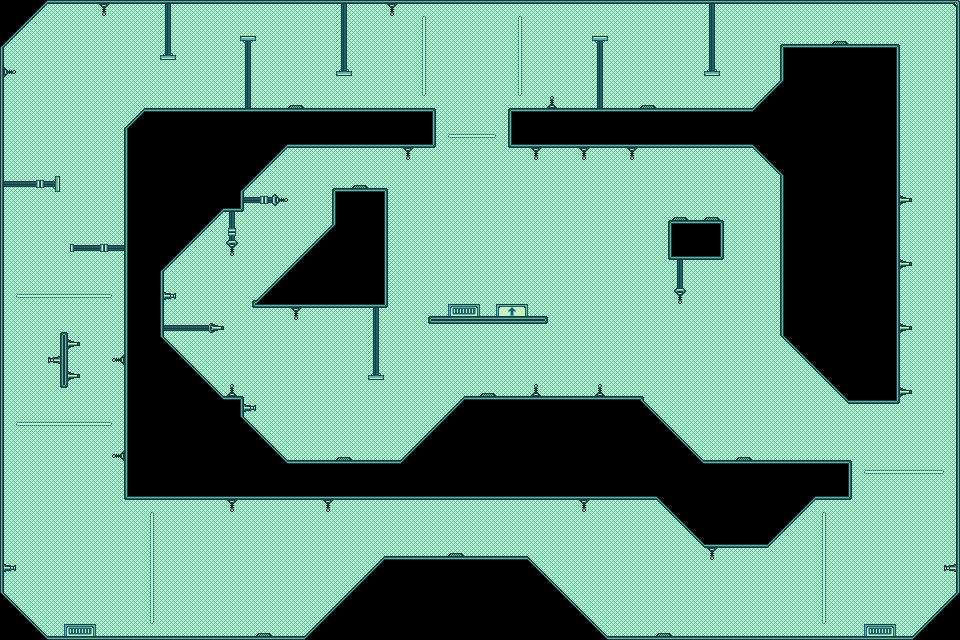

A 2D game scene composited from a Tiled map and its tileset images. What follows is a short description and the map's XML, with each tile layer's data collapsed to a summary:
An orthogonal 60x40 tile map with 16x16 px tiles, 3 tile layers (Background, Entities, Structures), 1 hidden layer not drawn and 8 objects (8x BladeSaw).

<map version="1.2" tiledversion="1.3.4" orientation="orthogonal" renderorder="right-down" width="60" height="40" tilewidth="16" tileheight="16" infinite="0" nextlayerid="7" nextobjectid="9">
 <editorsettings>
  <export target="../../assets/levels/level_8.json" format="json" />
 </editorsettings>
 <properties>
  <property name="start_x" value="29" />
  <property name="start_y" value="19" />
  <property name="text" value="... because that goal will serve to organize ..." />
 </properties>
 <tileset firstgid="1" source="Main_starship1_961.tsx" />
 <layer id="5" name="Background" width="60" height="40">
  <data>[2400 cells, 1810 non-empty, 5 distinct tile ids]</data>
 </layer>
 <objectgroup id="6" name="Objects">
  <object id="1" type="BladeSaw" gid="17" x="512.25" y="32.5" width="16" height="16">
   <properties>
    <property name="direction_x" value="0" />
    <property name="direction_y" value="-1" />
    <property name="max_x" value="32" />
    <property name="max_y" value="5" />
    <property name="min_x" value="32" />
    <property name="min_y" value="1" />
    <property name="start_x" value="32" />
    <property name="start_y" value="1" />
   </properties>
  </object>
  <object id="2" type="BladeSaw" gid="17" x="416.25" y="96" width="16" height="16">
   <properties>
    <property name="direction_x" value="0" />
    <property name="direction_y" value="-1" />
    <property name="max_x" value="26" />
    <property name="max_y" value="5" />
    <property name="min_x" value="26" />
    <property name="min_y" value="1" />
    <property name="start_x" value="26" />
    <property name="start_y" value="1" />
   </properties>
  </object>
  <object id="3" type="BladeSaw" gid="17" x="447.75" y="144.5" width="16" height="16">
   <properties>
    <property name="direction_x" value="1" />
    <property name="direction_y" value="0" />
    <property name="max_x" value="30" />
    <property name="max_y" value="8" />
    <property name="min_x" value="28" />
    <property name="min_y" value="8" />
    <property name="start_x" value="28" />
    <property name="start_y" value="8" />
   </properties>
  </object>
  <object id="4" type="BladeSaw" gid="17" x="95.5" y="304.25" width="16" height="16">
   <properties>
    <property name="direction_x" value="-1" />
    <property name="direction_y" value="0" />
    <property name="max_x" value="6" />
    <property name="max_y" value="18" />
    <property name="min_x" value="1" />
    <property name="min_y" value="18" />
    <property name="start_x" value="6" />
    <property name="start_y" value="18" />
   </properties>
  </object>
  <object id="5" type="BladeSaw" gid="17" x="15.75" y="432.5" width="16" height="16">
   <properties>
    <property name="direction_x" value="1" />
    <property name="direction_y" value="0" />
    <property name="max_x" value="6" />
    <property name="max_y" value="26" />
    <property name="min_x" value="1" />
    <property name="min_y" value="26" />
    <property name="start_x" value="1" />
    <property name="start_y" value="26" />
   </properties>
  </object>
  <object id="6" type="BladeSaw" gid="17" x="144" y="529" width="16" height="16">
   <properties>
    <property name="direction_x" value="0" />
    <property name="direction_y" value="-1" />
    <property name="max_x" value="9" />
    <property name="max_y" value="38" />
    <property name="min_x" value="9" />
    <property name="min_y" value="32" />
    <property name="start_x" value="9" />
    <property name="start_y" value="32" />
   </properties>
  </object>
  <object id="7" type="BladeSaw" gid="17" x="816.75" y="625" width="16" height="16">
   <properties>
    <property name="direction_x" value="0" />
    <property name="direction_y" value="1" />
    <property name="max_x" value="51" />
    <property name="max_y" value="38" />
    <property name="min_x" value="51" />
    <property name="min_y" value="32" />
    <property name="start_x" value="51" />
    <property name="start_y" value="38" />
   </properties>
  </object>
  <object id="8" type="BladeSaw" gid="17" x="863.75" y="480" width="16" height="16">
   <properties>
    <property name="direction_x" value="1" />
    <property name="direction_y" value="0" />
    <property name="max_x" value="58" />
    <property name="max_y" value="29" />
    <property name="min_x" value="54" />
    <property name="min_y" value="29" />
    <property name="start_x" value="54" />
    <property name="start_y" value="29" />
   </properties>
  </object>
 </objectgroup>
 <layer id="3" name="Interactives" width="60" height="40" visible="0">
  <data>[2400 cells, 68 non-empty, 15 distinct tile ids]</data>
 </layer>
 <layer id="2" name="Entities" width="60" height="40">
  <data>[2400 cells, 99 non-empty, 20 distinct tile ids]</data>
 </layer>
 <layer id="1" name="Structures" width="60" height="40">
  <data>[2400 cells, 612 non-empty, 23 distinct tile ids]</data>
 </layer>
</map>